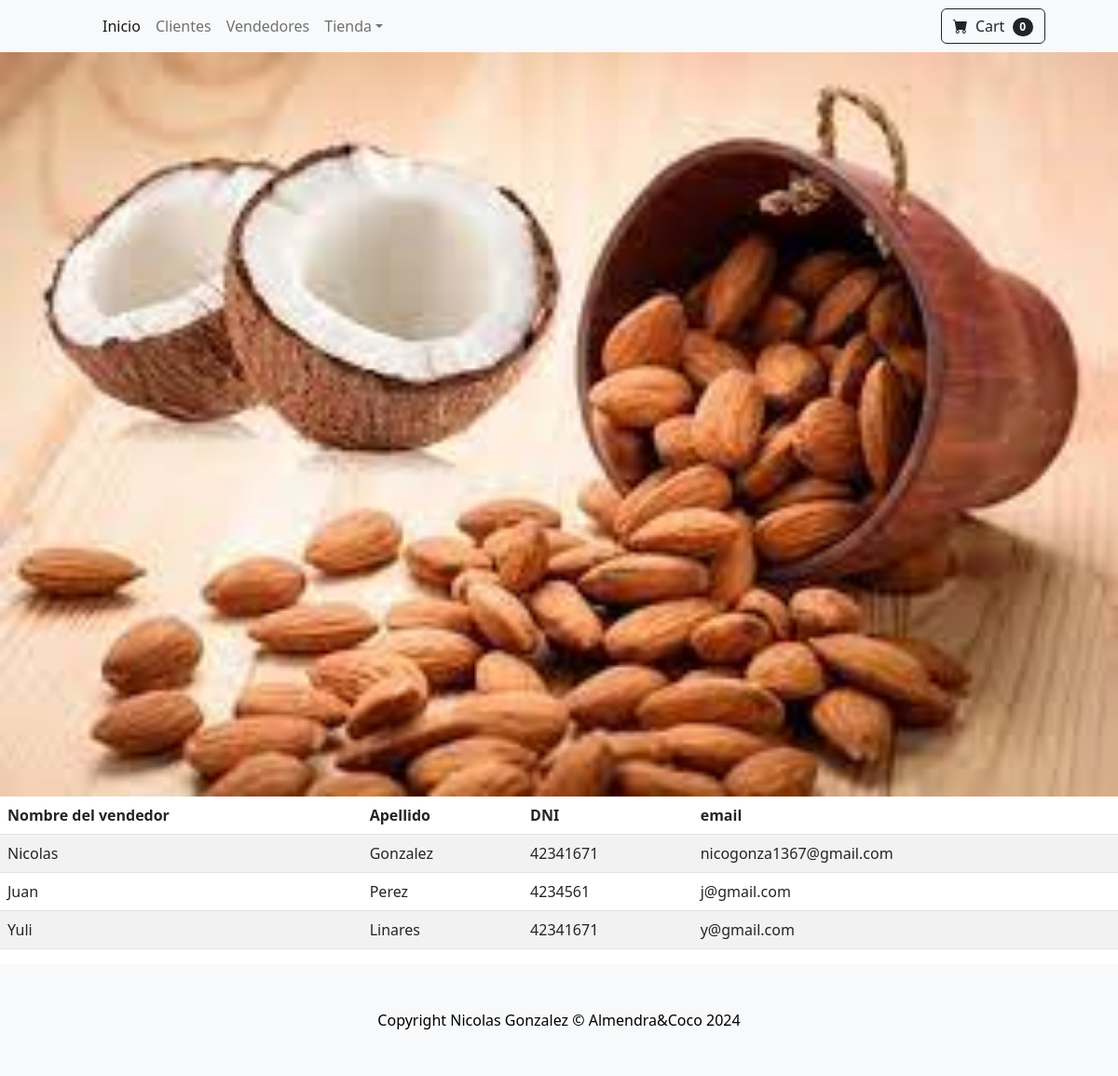
/Vendedores/, run on the app's committed database.
### Dietetica/models.py (models this page shows, shortened)
class Vendedores(models.Model):
    nombre= models.CharField(max_length=40)
    apellido= models.CharField(max_length=40)
    email= models.EmailField(max_length=40)
    DNI= models.IntegerField()
    direccion= models.CharField(max_length=40)

### Dietetica/views.py (the view)
# urls.py: path('Vendedores/', vendedores, name="Vendedores"),
def vendedores(request):
    contexto={"vendedores": Vendedores.objects.all()}
    return render(request, "Dietetica/Vendedores.html", contexto)

### Dietetica/templates/Dietetica/Vendedores.html (shortened to what this page needs)
{% extends "Dietetica/index.html" %}
{% block contenido %}
<table class="table table-striped">
    <thead>
        <tr>
            <th>Nombre del vendedor</th>
            <th>Apellido</th>
            <th>DNI</th>
            <th>email</th>
        </tr>
    </thead>
    <tbody>
    {% for v in vendedores  %}
        <tr>
            <td>{{ v.nombre }}</td>
            <td>{{ v.apellido }}</td>
            <td>{{ v.DNI }}</td>
            <td>{{ v.email }}</td>
        </tr>
    {% endfor %}
    </tbody>
</table>
{% endblock contenido %}

### data on the page
Vendedores: nombre "Nicolas", apellido "Gonzalez", DNI "42341671", email "nicogonza1367@gmail.com"
Vendedores: nombre "Juan", apellido "Perez", DNI "4234561", email "j@gmail.com"
Vendedores: nombre "Yuli", apellido "Linares", DNI "42341671", email "y@gmail.com"
